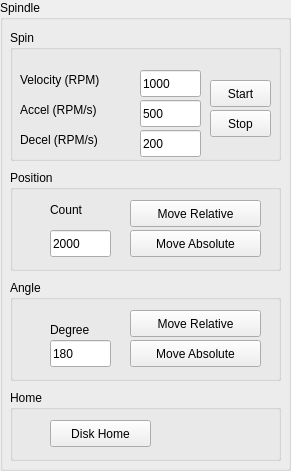
       <widget class="QGroupBox" name="spindleGroupBox">
        <property name="geometry">
         <rect>
          <x>900</x>
          <y>10</y>
          <width>291</width>
          <height>471</height>
         </rect>
        </property>
        <property name="title">
         <string>Spindle</string>
        </property>
        <widget class="QGroupBox" name="speedGroupBox">
         <property name="geometry">
          <rect>
           <x>10</x>
           <y>30</y>
           <width>271</width>
           <height>131</height>
          </rect>
         </property>
         <property name="title">
          <string>Spin</string>
         </property>
         <widget class="QPushButton" name="spindleSpinStartPushButton">
          <property name="geometry">
           <rect>
            <x>200</x>
            <y>50</y>
            <width>61</width>
            <height>27</height>
           </rect>
          </property>
          <property name="text">
           <string>Start</string>
          </property>
         </widget>
         <widget class="QLineEdit" name="velocityLineEdit">
          <property name="geometry">
           <rect>
            <x>130</x>
            <y>40</y>
            <width>61</width>
            <height>27</height>
           </rect>
          </property>
          <property name="text">
           <string>1000</string>
          </property>
         </widget>
         <widget class="QLineEdit" name="accelLineEdit">
          <property name="geometry">
           <rect>
            <x>130</x>
            <y>70</y>
            <width>61</width>
            <height>27</height>
           </rect>
          </property>
          <property name="text">
           <string>500</string>
          </property>
         </widget>
         <widget class="QLabel" name="velocityLabel">
          <property name="geometry">
           <rect>
            <x>10</x>
            <y>40</y>
            <width>121</width>
            <height>19</height>
           </rect>
          </property>
          <property name="text">
           <string>Velocity (RPM)</string>
          </property>
         </widget>
         <widget class="QLabel" name="accelLabel">
          <property name="geometry">
           <rect>
            <x>10</x>
            <y>70</y>
            <width>111</width>
            <height>19</height>
           </rect>
          </property>
          <property name="text">
           <string>Accel (RPM/s)</string>
          </property>
         </widget>
         <widget class="QPushButton" name="spindleStopPushButton">
          <property name="geometry">
           <rect>
            <x>200</x>
            <y>80</y>
            <width>61</width>
            <height>27</height>
           </rect>
          </property>
          <property name="text">
           <string>Stop</string>
          </property>
         </widget>
         <widget class="QLabel" name="label">
          <property name="geometry">
           <rect>
            <x>10</x>
            <y>100</y>
            <width>121</width>
            <height>19</height>
           </rect>
          </property>
          <property name="text">
           <string>Decel (RPM/s)</string>
          </property>
         </widget>
         <widget class="QLineEdit" name="decelLineEdit">
          <property name="geometry">
           <rect>
            <x>130</x>
            <y>100</y>
            <width>61</width>
            <height>27</height>
           </rect>
          </property>
          <property name="text">
           <string>200</string>
          </property>
         </widget>
        </widget>
        <widget class="QGroupBox" name="positionGroupBox">
         <property name="geometry">
          <rect>
           <x>10</x>
           <y>170</y>
           <width>271</width>
           <height>101</height>
          </rect>
         </property>
         <property name="title">
          <string>Position</string>
         </property>
         <widget class="QPushButton" name="spindleMovePositionRelativePushButton">
          <property name="geometry">
           <rect>
            <x>120</x>
            <y>30</y>
            <width>131</width>
            <height>27</height>
           </rect>
          </property>
          <property name="text">
           <string>Move Relative</string>
          </property>
         </widget>
         <widget class="QLineEdit" name="positionCountLineEdit">
          <property name="geometry">
           <rect>
            <x>40</x>
            <y>60</y>
            <width>61</width>
            <height>27</height>
           </rect>
          </property>
          <property name="text">
           <string>2000</string>
          </property>
         </widget>
         <widget class="QPushButton" name="spindleMovePositionAbsolutePushButton">
          <property name="geometry">
           <rect>
            <x>120</x>
            <y>60</y>
            <width>131</width>
            <height>27</height>
           </rect>
          </property>
          <property name="text">
           <string>Move Absolute</string>
          </property>
         </widget>
         <widget class="QLabel" name="countLabel">
          <property name="geometry">
           <rect>
            <x>40</x>
            <y>30</y>
            <width>61</width>
            <height>19</height>
           </rect>
          </property>
          <property name="text">
           <string>Count</string>
          </property>
         </widget>
        </widget>
        <widget class="QGroupBox" name="angleGroupBox">
         <property name="geometry">
          <rect>
           <x>10</x>
           <y>280</y>
           <width>271</width>
           <height>101</height>
          </rect>
         </property>
         <property name="title">
          <string>Angle</string>
         </property>
         <widget class="QPushButton" name="spindleMoveAngleRelativePushButton">
          <property name="geometry">
           <rect>
            <x>120</x>
            <y>30</y>
            <width>131</width>
            <height>27</height>
           </rect>
          </property>
          <property name="text">
           <string>Move Relative</string>
          </property>
         </widget>
         <widget class="QLineEdit" name="positionAngleLineEdit">
          <property name="geometry">
           <rect>
            <x>40</x>
            <y>60</y>
            <width>61</width>
            <height>27</height>
           </rect>
          </property>
          <property name="text">
           <string>180</string>
          </property>
         </widget>
         <widget class="QPushButton" name="spindleMoveAngleAbsolutePushButton">
          <property name="geometry">
           <rect>
            <x>120</x>
            <y>60</y>
            <width>131</width>
            <height>27</height>
           </rect>
          </property>
          <property name="text">
           <string>Move Absolute</string>
          </property>
         </widget>
         <widget class="QLabel" name="degreeLabel">
          <property name="geometry">
           <rect>
            <x>40</x>
            <y>40</y>
            <width>61</width>
            <height>19</height>
           </rect>
          </property>
          <property name="text">
           <string>Degree</string>
          </property>
         </widget>
        </widget>
        <widget class="QGroupBox" name="homeGroupBox">
         <property name="geometry">
          <rect>
           <x>10</x>
           <y>390</y>
           <width>271</width>
           <height>71</height>
          </rect>
         </property>
         <property name="title">
          <string>Home</string>
         </property>
         <widget class="QPushButton" name="spindleDiskHomePushButton">
          <property name="geometry">
           <rect>
            <x>40</x>
            <y>30</y>
            <width>101</width>
            <height>27</height>
           </rect>
          </property>
          <property name="text">
           <string>Disk Home</string>
          </property>
         </widget>
        </widget>
       </widget>
